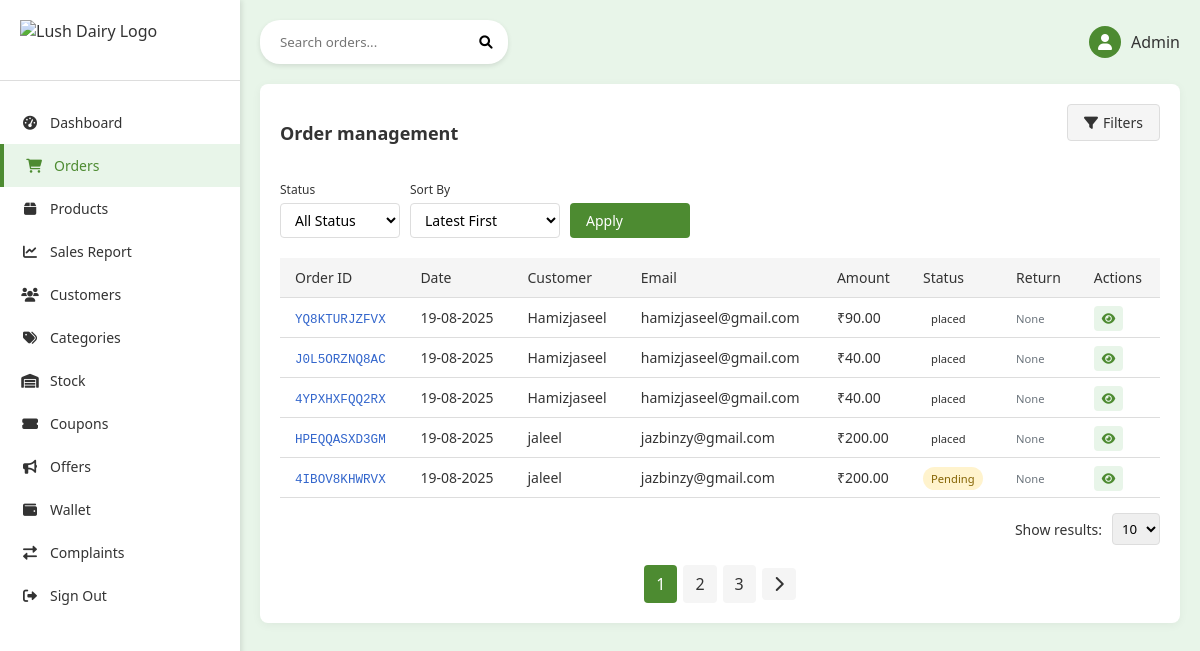
/accounts/orders/, run on an earlier commit of the app's database.
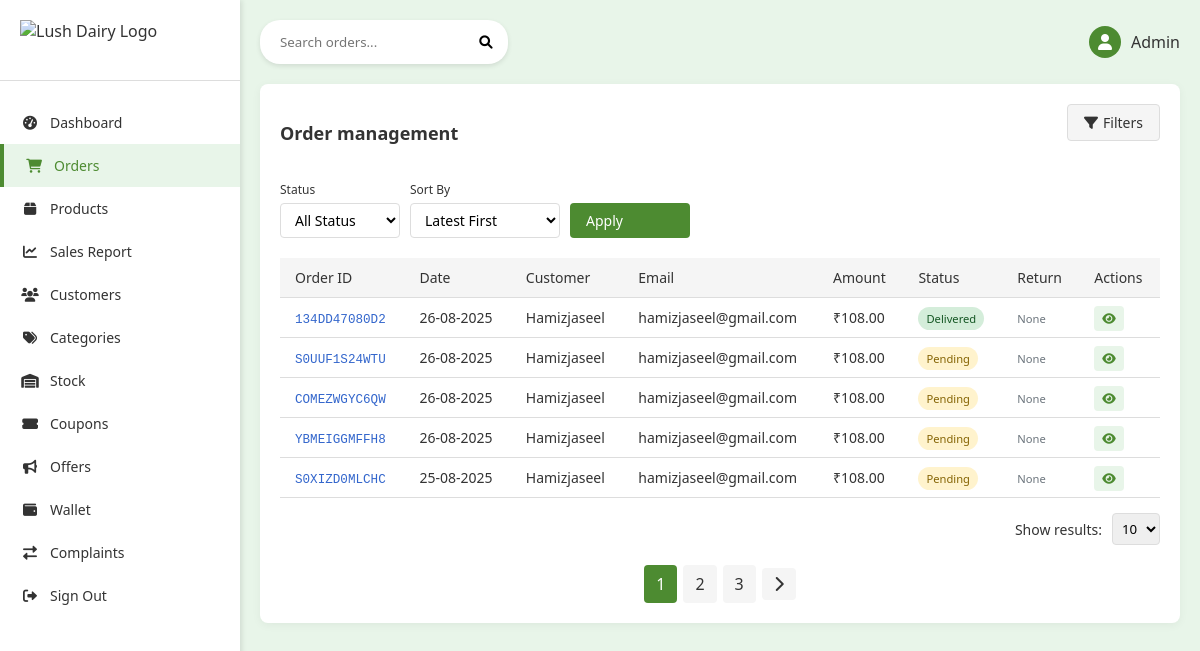
And on a later commit of the database.
### app/models.py (models this page shows, shortened)
class Order(models.Model):
    ORDER_STATUS = [
        ("pending", "Pending"),
        ("processing", "Processing"),
        ("shipped", "Shipped"),
        ("delivered", "Delivered"),
        ("cancelled", "Cancelled"),
        ("returned", "Returned"),
        ("Partially Cancelled", "Partially Cancelled"),
        ("Resolved", "Resolved"),
    ]
    RETURN_STATUS_CHOICES = [
        ("not_requested", "Not Requested"),
        ("requested", "Requested"),
        ("approved", "Approved"),
        ("rejected", "Rejected"),
    ]
    user = models.ForeignKey(
        CustomUser, on_delete=models.CASCADE, related_name="orders"
    )
    product = models.ForeignKey(
        Product, on_delete=models.CASCADE, null=True, blank=True
    )
    order_id = models.CharField(max_length=20, unique=True)
    razorpay_order_id = models.CharField(max_length=100, null=True, blank=True)
    total_amount = models.DecimalField(max_digits=10, decimal_places=2, null=True)
    status = models.CharField(max_length=20, choices=ORDER_STATUS, default="pending")
    address = models.ForeignKey(Address, on_delete=models.SET_NULL, null=True)
    created_at = models.DateTimeField(auto_now_add=True)
    updated_at = models.DateTimeField(auto_now=True)
    payment_method = models.CharField(max_length=50, default="COD")
    subtotal = models.DecimalField(max_digits=10, decimal_places=2, null=True)
    discount = models.DecimalField(max_digits=10, decimal_places=2, default=0)
    shipping = models.DecimalField(max_digits=10, decimal_places=2, default=0)
    return_status = models.CharField(
        max_length=20,
        choices=RETURN_STATUS_CHOICES,
        default="not_requested",
        blank=True,
    )
    address_name = models.CharField(max_length=100, default="")
    address_phone = models.CharField(max_length=15, default="")
    address_line1 = models.CharField(max_length=255, default="")
    address_line2 = models.CharField(max_length=255, blank=True, default="")
    address_city = models.CharField(max_length=100, default="")
    address_state = models.CharField(max_length=100, default="")
    address_zipcode = models.CharField(max_length=10, default="")
    coupon = models.ForeignKey(
        "Coupon", null=True, blank=True, on_delete=models.SET_NULL
    )
    wallet_amount = models.DecimalField(max_digits=10, decimal_places=2, default=0.00)
    class Meta:
        ordering = ["-created_at"]

### accounts/models.py (models this page shows, shortened)
class CustomUser(AbstractUser):
    is_user = models.BooleanField(default=False)
    is_panel_staff = models.BooleanField(default=False)
    referral_code = models.CharField(max_length=10, unique=True, blank=True, null=True)
    referred_by = models.ForeignKey(
        "self", null=True, blank=True, on_delete=models.SET_NULL
    )
    is_admin_user = models.BooleanField(default=False)
    is_blocked = models.BooleanField(default=False)
    created_at = models.DateTimeField(default=timezone.now)
    mobile = models.CharField(max_length=15, blank=True)
    profile_image = models.ImageField(
        upload_to="profiles/", default="profiles/default.jpeg"
    )
    bio = models.TextField(blank=True)
    pending_email = models.EmailField(blank=True, null=True)
    email_otp = models.CharField(max_length=6, blank=True, null=True)
    email_verified = models.BooleanField(default=False)

### accounts/views.py (the view, shortened to what this page needs)
# urls.py: path("accounts/orders/", views.admin_order_list, name="admin_order_list"),
def admin_order_list(request):
    orders = Order.objects.all()
    query = request.GET.get("q")
    status_filter = request.GET.get("status", "all")
    sort_by = request.GET.get("sort", "date_desc")
    if status_filter and status_filter != "all":
        orders = orders.filter(status=status_filter)
    if sort_by == "date_asc":
        orders = orders.order_by("created_at")
    elif sort_by == "date_desc":
        orders = orders.order_by("-created_at")
    elif sort_by == "amount_asc":
        orders = orders.order_by("total_amount")
    elif sort_by == "amount_desc":
        orders = orders.order_by("-total_amount")
    paginator = Paginator(orders, 5)
    page_number = request.GET.get("page")
    page_obj = paginator.get_page(page_number)
    status_choices = [
        {"key": "all", "val": "All Status"},
        {"key": "pending", "val": "Order Placed"},
        {"key": "shipped", "val": "Shipped"},
        {"key": "delivered", "val": "Delivered"},
        {"key": "cancelled", "val": "Cancelled"},
    ]
    sort_choices = [
        {"key": "date_desc", "val": "Date (Newest)"},
        {"key": "date_asc", "val": "Date (Oldest)"},
        {"key": "amount_desc", "val": "Amount (High to Low)"},
        {"key": "amount_asc", "val": "Amount (Low to High)"},
    ]
    stats_list = [
        {"label": "Total Orders", "count": Order.objects.count(), "color": "primary"},
        {
            "label": "Pending Orders",
            "count": Order.objects.filter(status="pending").count(),
            "color": "warning",
        },
        {
            "label": "Delivered Orders",
            "count": Order.objects.filter(status="delivered").count(),
            "color": "success",
        },
        {
            "label": "Return Requests",
            "count": Order.objects.filter(returnrequest__isnull=False).count(),
            "color": "danger",
        },
    ]
    context = {
        "orders": page_obj,
        "query": query,
        "status_filter": status_filter,
        "sort_by": sort_by,
        "status_choices": status_choices,
        "sort_choices": sort_choices,
        "stats_list": stats_list,
    }
    return render(request, "admin_panel/order.html", context)

### templates/admin_panel/order.html (shortened to what the changed rows need)
{% extends 'admin_panel/base.html' %}
{% load static %}
{% block content %}
    <!DOCTYPE html>
    <html lang="en">
        <head>
            <link href="https://cdnjs.cloudflare.com/ajax/libs/font-awesome/6.0.0-beta3/css/all.min.css"
                  rel="stylesheet">
        </head>
        <body>
            <div class="container">
                <div class="main-content">
                    <div class="orders-section">
                        <div class="section-header">
                            <h2 class="section-title">Order management</h2>
                        </div>
                        {% if orders %}
                            <table class="orders-table">
                                <thead>
                                    <tr>
                                        <th>Order ID</th>
                                        <th>Date</th>
                                        <th>Customer</th>
                                        <th>Email</th>
                                        <th>Amount</th>
                                        <th>Status</th>
                                        <th>Return</th>
                                        <th>Actions</th>
                                    </tr>
                                </thead>
                                <tbody>
                                    {% for order in orders %}
                                        <tr>
                                            <td>
                                                <span class="order-id">{{ order.order_id }}</span>
                                            </td>
                                            <td>{{ order.created_at|date:"d-m-Y"|default:"01-04-2025" }}</td>
                                            <td>{{ order.user.get_full_name|default:order.user.username }}</td>
                                            <td>{{ order.user.email }}</td>
                                            <td>₹{{ order.total_amount|floatformat:2 }}</td>
                                            <td>
                                                <span class="status-badge status-{{ order.status }}">{{ order.get_status_display }}</span>
                                            </td>
                                            <td>
                                                {% if order.returnrequest %}
                                                    <span class="return-status">{{ order.returnrequest.reason|default:"Requested" }}</span>
                                                {% else %}
                                                    <span class="return-status return-none">None</span>
                                                {% endif %}
                                            </td>
                                            <td>
                                                <a href="{% url 'admin_panel:admin_order_detail' order.order_id %}"
                                                   class="action-btn">
                                                    <i class="fas fa-eye"></i>
                                                </a>
                                            </td>
                                        </tr>
                                    {% endfor %}
                                </tbody>
                            </table>
                            <div class="pagination">
                                {% for num in orders.paginator.page_range %}
                                    {% if orders.number == num %}
                                        <span class="current">{{ num }}</span>
                                    {% elif num > orders.number|add:'-3' and num < orders.number|add:'3' %}
                                        <a href="?q={{ request.GET.q }}&status={{ status_filter }}&sort={{ sort_by }}&page={{ num }}">{{ num }}</a>
                                    {% endif %}
                                {% endfor %}
                                {% if orders.has_next %}
                                    <a href="?q={{ request.GET.q }}&status={{ status_filter }}&sort={{ sort_by }}&page={{ orders.next_page_number }}"><i class="fas fa-chevron-right"></i></a>
                                {% endif %}
                            </div>
                        {% else %}
                            <div class="empty-state">
                                <p>No orders found.</p>
                            </div>
                        {% endif %}
                    </div>
                </div>
            </div>
        </body>
    </html>
{% endblock %}

What changed in the data, as far as the page shows it:
no longer on this page (row unchanged): Order: order_id "YQ8KTURJZFVX", created_at "19-08-2025", user.get_full_name "Hamizjaseel", user.email "hamizjaseel@gmail.com", total_amount "90.00", status "placed"
no longer on this page (row unchanged): Order: order_id "J0L5ORZNQ8AC", created_at "19-08-2025", user.get_full_name "Hamizjaseel", user.email "hamizjaseel@gmail.com", total_amount "40.00", status "placed"
no longer on this page (row unchanged): Order: order_id "4YPXHXFQQ2RX", created_at "19-08-2025", user.get_full_name "Hamizjaseel", user.email "hamizjaseel@gmail.com", total_amount "40.00", status "placed"
no longer on this page (row unchanged): Order: order_id "HPEQQASXD3GM", created_at "19-08-2025", user.get_full_name "jaleel", user.email "jazbinzy@gmail.com", total_amount "200.00", status "placed"
no longer on this page (row unchanged): Order: order_id "4IBOV8KHWRVX", created_at "19-08-2025", user.get_full_name "jaleel", user.email "jazbinzy@gmail.com", total_amount "200.00", status "Pending"
added Order: order_id "134DD47080D2", created_at "26-08-2025", user.get_full_name "Hamizjaseel", user.email "hamizjaseel@gmail.com", total_amount "108.00", status "Delivered"
added Order: order_id "S0UUF1S24WTU", created_at "26-08-2025", user.get_full_name "Hamizjaseel", user.email "hamizjaseel@gmail.com", total_amount "108.00", status "Pending"
added Order: order_id "COMEZWGYC6QW", created_at "26-08-2025", user.get_full_name "Hamizjaseel", user.email "hamizjaseel@gmail.com", total_amount "108.00", status "Pending"
added Order: order_id "YBMEIGGMFFH8", created_at "26-08-2025", user.get_full_name "Hamizjaseel", user.email "hamizjaseel@gmail.com", total_amount "108.00", status "Pending"
added Order: order_id "S0XIZD0MLCHC", created_at "25-08-2025", user.get_full_name "Hamizjaseel", user.email "hamizjaseel@gmail.com", total_amount "108.00", status "Pending"
